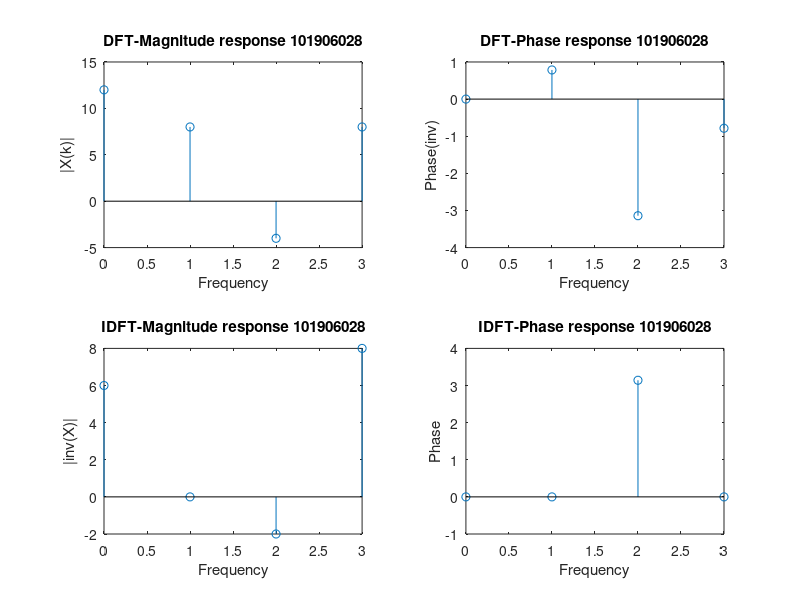

Source code (MATLAB):
x = [6 0 -2 8]; 
N = length(x); 
X = zeros(4,1); 
for k = 0:N-1 
 for n = 0:N-1 
 X(k+1) = X(k+1) + x(n+1)*exp((-1i)*2*pi*n*k/N); 
 end 
end
chk = fft(x);
i=length(x); 
s=zeros(4,1); 
for a = 0:N-1 
 for b = 0:N-1 
 s(a+1) = s(a+1) + X(b+1)*exp((1i)*pi*2*a*b/N); 
 end 
 s(a+1) = s(a+1)/N
end 
chk2 = ifft(X);
t=0:N-1;
subplot(221) 
stem(t,X); 
xlabel('Frequency'); 
ylabel('|X(k)|'); 
title('DFT-Magnitude response 101906028')
subplot(222) 
stem(t,angle(X));  
xlabel('Frequency'); 
ylabel('Phase(inv)'); 
title('DFT-Phase response 101906028')
subplot(224) 
stem(t,angle(s)) 
xlabel('Frequency'); 
ylabel('Phase'); 
title('IDFT-Phase response 101906028')
subplot(223) 
stem(t,s);  
xlabel('Frequency'); 
ylabel('|inv(X)|'); 
title('IDFT-Magnitude response 101906028')